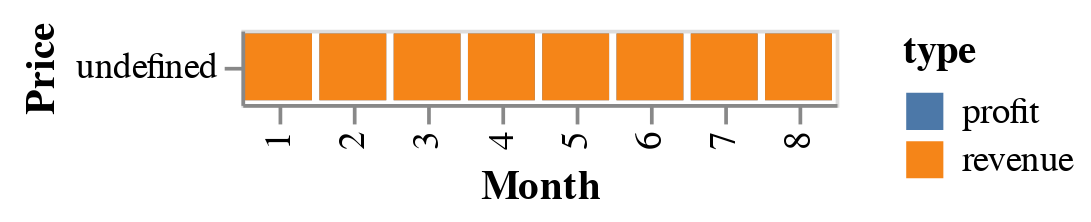

The notebook cell saved with this chart:
### Code cell
# percentage = [round(val) for val in increased_monthly_percentage_2018.values()]
percentage = pd.Series(increased_monthly_percentage_2018).round()

increased_profit = pd.DataFrame(increased_monthly_profit_2018).reset_index()
increased_profit['type'] = 'profit'
increased_profit['percentage'] = increased_profit['order_purchase_timestamp'].map(percentage)


monthly_profit = pd.DataFrame(monthly_profit_2018).reset_index()
monthly_profit['type'] = 'revenue'

combined = pd.concat([increased_profit, monthly_profit])
combined = combined.rename(columns={'price': 'Ammount', 'order_purchase_timestamp': 'Month'})

bars = alt.Chart(combined).mark_bar(size=20).encode(
    x="Month:O",
    y="Price:N",
    color='type')

bars

### Figure 1 — Vega-Lite specification as saved in the notebook (floating-point values rounded to 4 significant figures)
{"config": {"view": {"continuousWidth": 400, "continuousHeight": 300}}, "data": {"name": "data-ff7483664841bd7e3c291bcd990292e6"}, "mark": {"type": "bar", "size": 20}, "encoding": {"color": {"field": "type", "type": "nominal"}, "x": {"field": "Month", "type": "ordinal"}, "y": {"field": "Price", "type": "nominal"}}, "$schema": "https://vega.github.io/schema/vega-lite/v4.17.0.json", "datasets": {"data-ff7483664841bd7e3c291bcd990292e6": [{"Month": 1, "Ammount": 11930.0, "type": "profit", "percentage": 8.0}, {"Month": 2, "Ammount": 9774.0, "type": "profit", "percentage": 10.0}, {"Month": 3, "Ammount": 8866.0, "type": "profit", "percentage": 10.0}, {"Month": 4, "Ammount": 6028.0, "type": "profit", "percentage": 10.0}, {"Month": 5, "Ammount": 8672.0, "type": "profit", "percentage": 8.0}, {"Month": 6, "Ammount": 3274.0, "type": "profit", "percentage": 5.0}, {"Month": 7, "Ammount": 3784.0, "type": "profit", "percentage": 3.0}, {"Month": 8, "Ammount": 3186.0, "type": "profit", "percentage": 5.0}, {"Month": 1, "Ammount": 11090.0, "type": "revenue", "percentage": null}, {"Month": 2, "Ammount": 8866.0, "type": "revenue", "percentage": null}, {"Month": 3, "Ammount": 8030.0, "type": "revenue", "percentage": null}, {"Month": 4, "Ammount": 5490.0, "type": "revenue", "percentage": null}, {"Month": 5, "Ammount": 8007.0, "type": "revenue", "percentage": null}, {"Month": 6, "Ammount": 3104.0, "type": "revenue", "percentage": null}, {"Month": 7, "Ammount": 3671.0, "type": "revenue", "percentage": null}, {"Month": 8, "Ammount": 3027.0, "type": "revenue", "percentage": null}]}}
